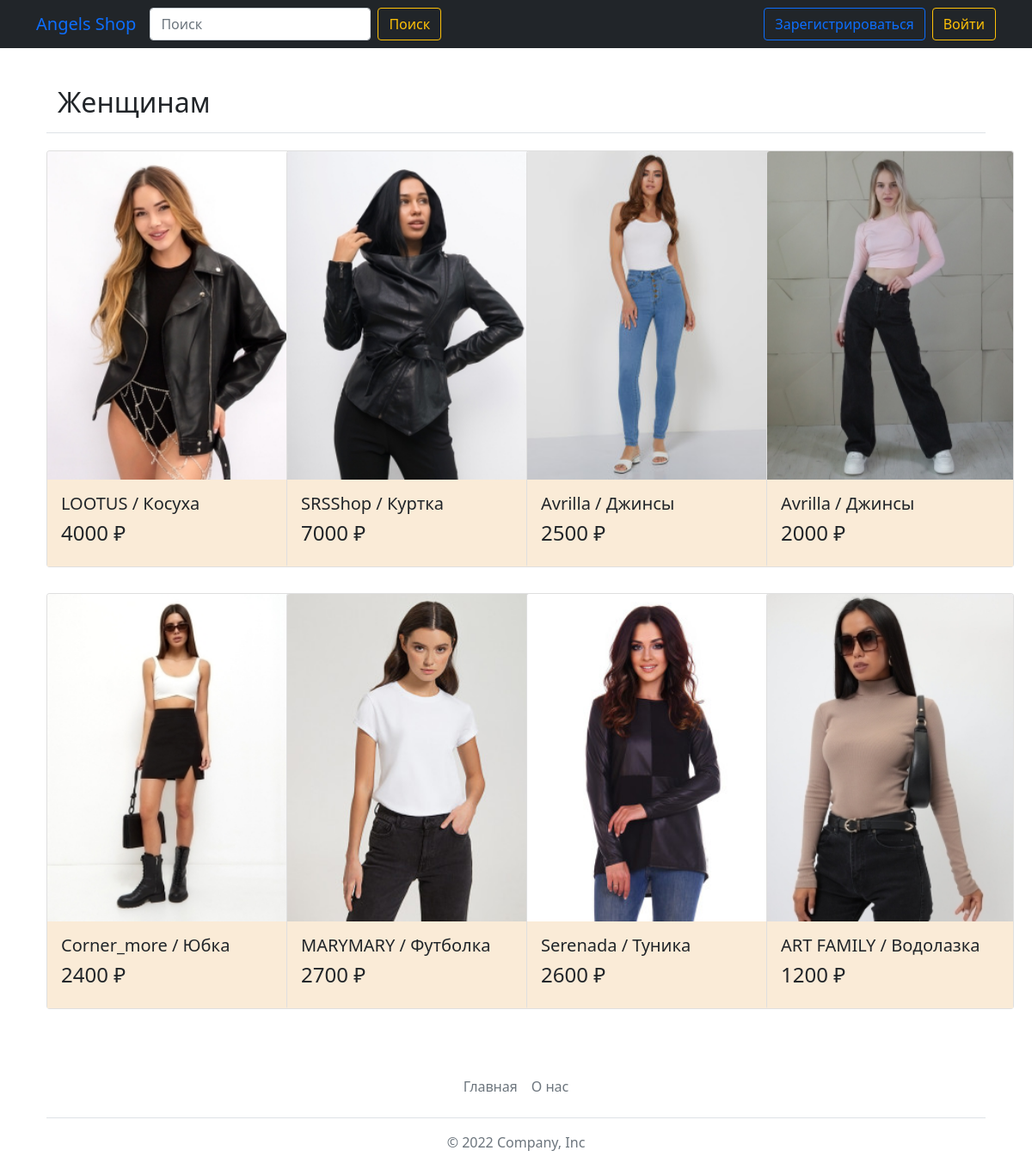
/catalog/woman, run on the app's committed database.
### data/products.py (models this page shows)
class Products(SqlAlchemyBase):
    __tablename__ = 'products'
    id = sqlalchemy.Column(sqlalchemy.Integer,
                           primary_key=True, autoincrement=True)
    title = sqlalchemy.Column(sqlalchemy.String, nullable=False)
    price = sqlalchemy.Column(sqlalchemy.Integer, nullable=False)
    type = sqlalchemy.Column(sqlalchemy.String, nullable=False)
    image_path = sqlalchemy.Column(sqlalchemy.String, nullable=False)

### main.py (the view)
@app.route('/catalog/<data>', methods=['post', 'get'])
def catalog_types(data):
    form = SearchForm()
    if form.validate_on_submit():
        return redirect(f'/catalog/{form.search_string.data}')
    db_sess = db_session.create_session()
    list_products = []
    if data == "woman":
        name_title = "Женщинам"
        filter_data = db_sess.query(Products).filter(Products.type == data)
    elif data == "man":
        name_title = "Мужчинам"
        filter_data = db_sess.query(Products).filter(Products.type == data)
    elif data == "kids":
        name_title = "Детям и подросткам"
        filter_data = db_sess.query(Products).filter(Products.type == data)
    else:
        name_title = data
        filter_data = db_sess.query(Products).all()
    if data in ["woman", "man", "kids"]:
        for elem in filter_data:
            list_products.append([elem.title, elem.price, elem.type, elem.image_path, elem.id])
    else:
        for elem in filter_data:
            if name_title.lower() in elem.title.lower():
                list_products.append([elem.title, elem.price, elem.type, elem.image_path, elem.id])
    return render_template('catalog.html', title='Каталог', name_title=name_title, type="all",
                           list_products=list_products, form=form)

### forms/SearchForm.py
class SearchForm(FlaskForm):
    search_string = StringField('', validators=[DataRequired()])
    catalog = StringField('')

### data/db_session.py (called while the page is built)
def create_session() -> Session:
    global __factory
    return __factory()

### templates/catalog.html (shortened to what this page needs)
{% extends "base.html" %}
{% block content %}
<section class="section-products">
    <div class="container">
        <div class="row start-text">
            <div class="col-md-8 col-lg-6" style="padding-left:25px;padding-top:20px">
                <div class="header">
                    <h2>{{ name_title }}</h2>
                </div>
            </div>
        </div>
        <div class="pb-2 border-bottom"></div>
        <div class="row" style="padding-top:20px">
            {% for elem in list_products %}
            <div class="col-md-6 col-lg-4 col-xl-3" style="padding-bottom:30px;">
                <div class="card" style="width: 18rem;">
                    <img src="../static/img/products/{{ elem[2] }}/{{ elem[3] }}" class="card-img-top" alt="">
                    <div class="card-body" style="background-color:#FAEBD7">
                        <h5 class="card-title">{{ elem[0] }}</h5>
                        <h4 class="card-title">{{ elem[1] }} ₽</h4>
                    </div>
                </div>
            </div>
            {% endfor %}
        </div>
    </div>
</section>
{% endblock %}

### data on the page
Products: type+image_path (picture), title "LOOTUS / Косуха", price "4000"
Products: type+image_path (picture), title "SRSShop / Куртка", price "7000"
Products: type+image_path (picture), title "Avrilla / Джинсы", price "2500"
Products: type+image_path (picture), title "Avrilla / Джинсы", price "2000"
Products: type+image_path (picture), title "Corner_more / Юбка", price "2400"
Products: type+image_path (picture), title "MARYMARY / Футболка", price "2700"
Products: type+image_path (picture), title "Serenada / Туника", price "2600"
Products: type+image_path (picture), title "ART FAMILY / Водолазка", price "1200"

### other printed values
{{ name_title }} "Женщинам"
